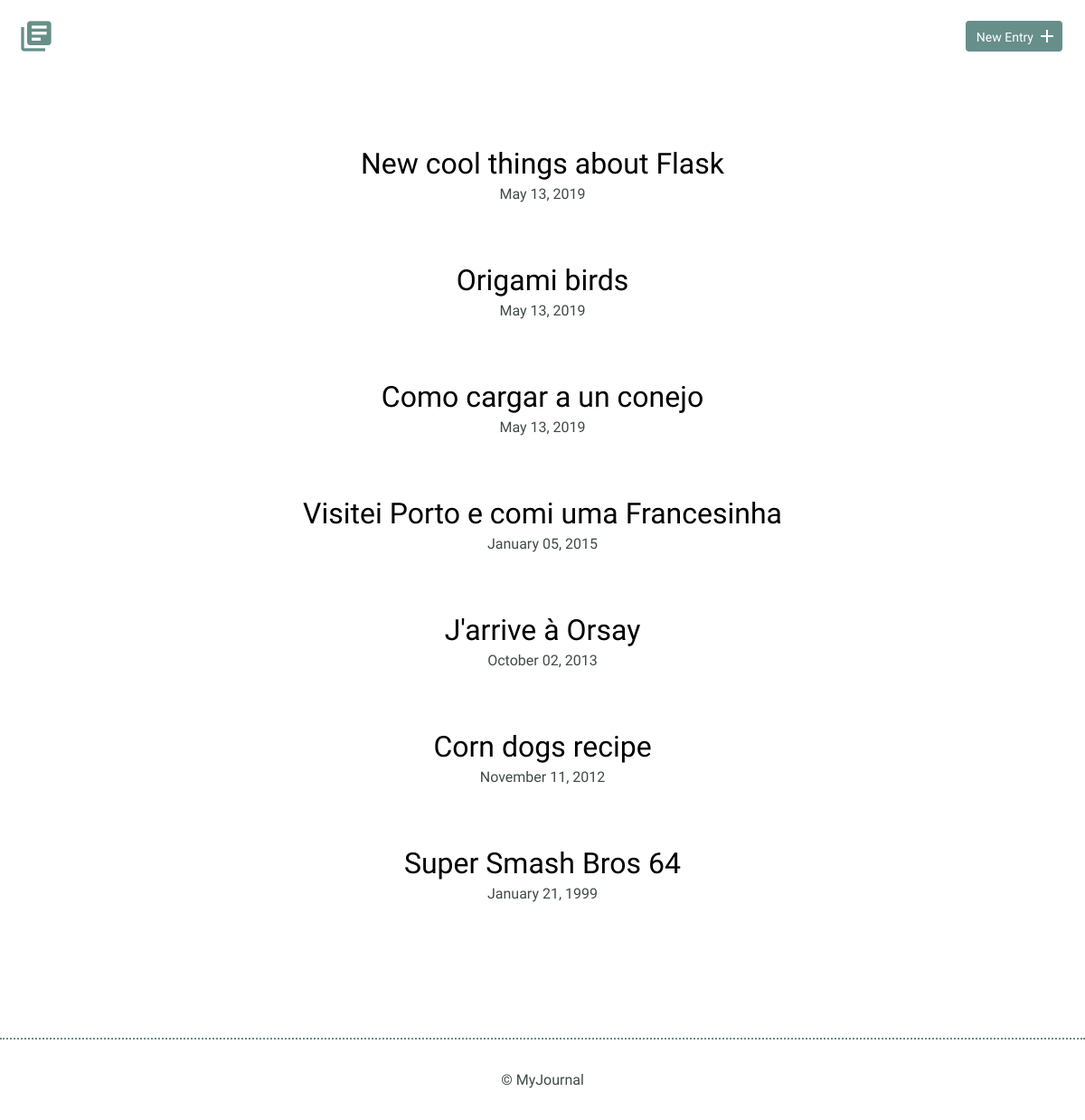
/entries/, run on an earlier commit of the app's database.
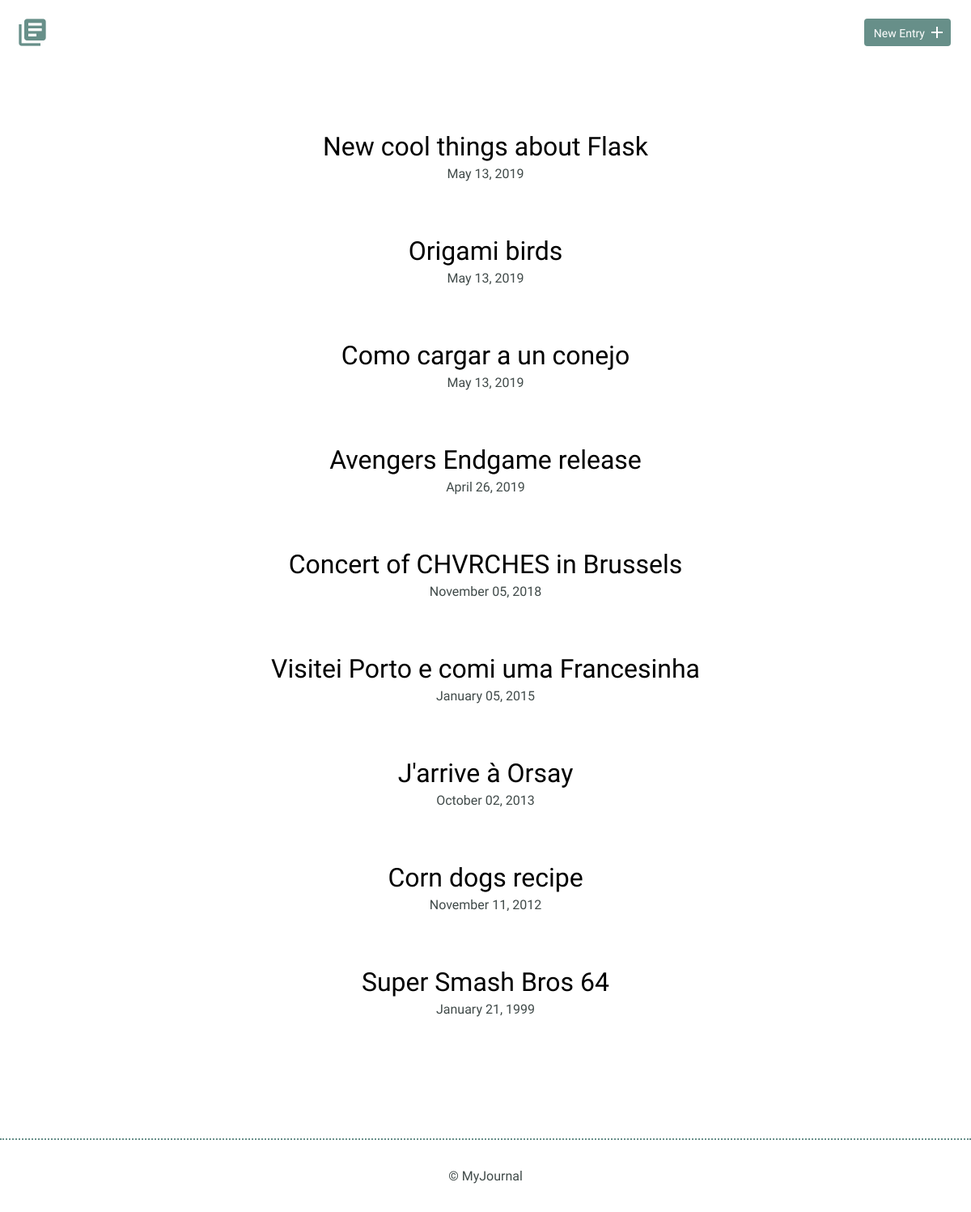
And on a later commit of the database.
### models.py (models this page shows, shortened)
class Entry(Model):
    title = CharField()
    date = DateTimeField(default=datetime.datetime.now)
    timespent = IntegerField()
    learned = TextField()
    resources = TextField()
    class Meta:
        database = DATABASE

### app.py (the view)
@app.route('/')
@app.route('/entries/')
def index():
    entries = models.Entry.select().order_by(
                                             models.Entry.date.desc()
                                            ).limit(20)
    return render_template('index.html', entries = entries)

### app.py (called while the page is built)
@app.before_request
def before_request():
    g.db = models.DATABASE
    g.db.connect()

@app.after_request
def after_request(response):
    g.db.close()
    return response

### templates/index.html
{% extends "layout.html" %}
{% block content %}
<section>
  <div class="container">
    <div class="entry-list">
      {% if entries.count() %}
        {% for entry in entries %}
        <article>
          <h2>
            <a href="{{ url_for('entry_detail', entry_id = entry.id)}}">{{ entry.title }}
            </a>
          </h2>
          <time>{{ entry.date.strftime('%B %d, %Y') }}</time>
        </article>
        {% endfor %}
      {% else %}
        <article>
          <h2> No registered entries !</h2>
        </article>
      {% endif %}
    </div>
  </div>
</section>
{% endblock %}

### templates/layout.html (shortened to what this page needs)
<!DOCTYPE html>
<html>
    <head>
        <link rel="stylesheet" href="/static/css/normalize.css">
        <link rel="stylesheet" href="/static/css/site.css">
    </head>
    <body>
        <header>
          <div class="container">
              <div class="site-header">
                  <a class="logo" href="{{ url_for('index') }}"><i class="material-icons">library_books</i></a>
                  <a class="button icon-right" href="{{ url_for('new_entry') }}"><span>New Entry</span> <i class="material-icons">add</i></a>
              </div>
              <div>
                {% block content %}{% endblock %}
              </div>
          </div>
        </header>
        <footer>
            <div>
                &copy; MyJournal
            </div>
        </footer>
    </body>
</html>

### static/css/site.css (style rules this page uses)
body { font-size: 16px; color: #404a49; font-family: 'Cousine', serif; font-weight: 400; }
.container { margin: 0 auto; padding: 0 25px; }
header .site-header { margin: 0 auto; height: 95px; }
header .logo i { color: #678f89; margin: 20px 0 0 -5px; float: left; font-size: 40px; }
header .button { float: right; margin: 33px 0 0 0; }
footer { text-align: center; padding: 35px 0; border-top: 2px dotted #678f89; }
.button { padding: 8px 10px 6px 10px; background: #678f89; border: 2px solid #678f89; border-radius: 4px; text-decoration: none; color: #FFF; position: relative; text-align: center; font-size: 14px; }
.button.icon-right { padding-right: 30px; top: -10px; }
.button.icon-right i { position: absolute; top: 3px; right: 3px; }
h1, h2, h3 { margin: 0; font-weight: 400; line-height: 1em; color: #000; }
h2 { font-size: 32px; }
h2 a { text-decoration: none; color: #000; }
.entry-list, .edit-entry, .new-entry { max-width: 800px; margin: 0 auto; padding: 70px 0 150px 0; }
.entry-list article { margin-bottom: 70px; text-align: center; }
.entry-list article:last-child { margin-bottom: 0; }
.entry-list article h2 { margin-bottom: 8px; }

What changed in the data, as far as the page shows it:
added Entry: title "Avengers Endgame release", date "April 26, 2019"
added Entry: title "Concert of CHVRCHES in Brussels", date "November 05, 2018"
